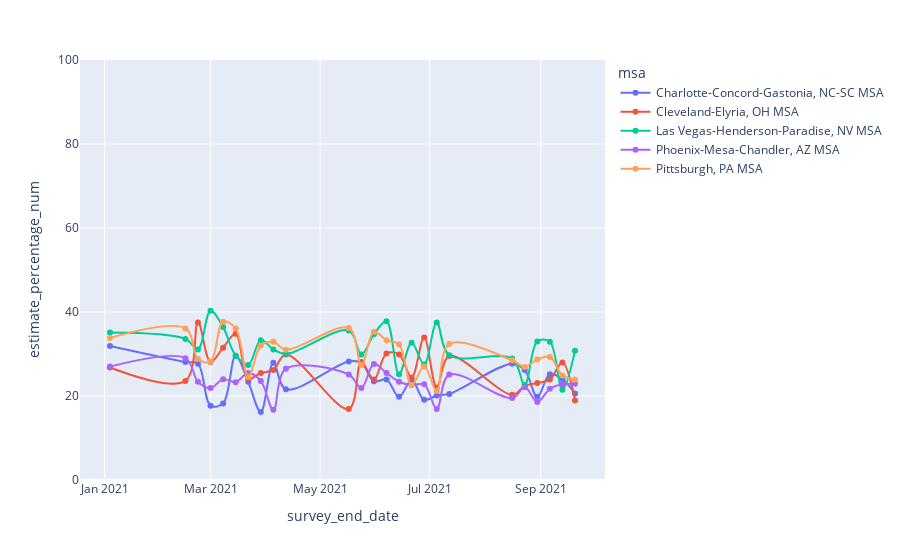

The notebook cell this image was saved under:
### Code cell
## first let's look at only a large negative effect
msa_large_negative = all_msa_data[all_msa_data.answer_id == 1]
msa_large_negative = msa_large_negative.reset_index(drop = False)

## estimate percentage is read in as a string. We need to convert it to a float
## so that we can graph it properly

msa_large_negative = msa_large_negative.sort_values(["msa", "survey_end_date"])

fig1 = px.line(msa_large_negative, 
              x="survey_end_date", 
              y="estimate_percentage_num", 
              color="msa", 
              line_group="msa", 
              hover_name="msa",
              line_shape="spline", 
              render_mode="svg",
             markers = True)
fig1.update_yaxes(range=[0,100])
fig1.show()

### Figure 1 — Plotly figure (JSON) as saved in the notebook; plotly's stock layout.template omitted (floating-point values rounded to 4 significant figures)
{"data": [{"hovertemplate": "<b>%{hovertext}</b><br><br>msa=Charlotte-Concord-Gastonia, NC-SC MSA<br>survey_end_date=%{x}<br>estimate_percentage_num=%{y}<extra></extra>", "hovertext": ["Charlotte-Concord-Gastonia, NC-SC MSA", "Charlotte-Concord-Gastonia, NC-SC MSA", "Charlotte-Concord-Gastonia, NC-SC MSA", "Charlotte-Concord-Gastonia, NC-SC MSA", "Charlotte-Concord-Gastonia, NC-SC MSA", "Charlotte-Concord-Gastonia, NC-SC MSA", "Charlotte-Concord-Gastonia, NC-SC MSA", "Charlotte-Concord-Gastonia, NC-SC MSA", "Charlotte-Concord-Gastonia, NC-SC MSA", "Charlotte-Concord-Gastonia, NC-SC MSA", "Charlotte-Concord-Gastonia, NC-SC MSA", "Charlotte-Concord-Gastonia, NC-SC MSA", "Charlotte-Concord-Gastonia, NC-SC MSA", "Charlotte-Concord-Gastonia, NC-SC MSA", "Charlotte-Concord-Gastonia, NC-SC MSA", "Charlotte-Concord-Gastonia, NC-SC MSA", "Charlotte-Concord-Gastonia, NC-SC MSA", "Charlotte-Concord-Gastonia, NC-SC MSA", "Charlotte-Concord-Gastonia, NC-SC MSA", "Charlotte-Concord-Gastonia, NC-SC MSA", "Charlotte-Concord-Gastonia, NC-SC MSA", "Charlotte-Concord-Gastonia, NC-SC MSA", "Charlotte-Concord-Gastonia, NC-SC MSA", "Charlotte-Concord-Gastonia, NC-SC MSA", "Charlotte-Concord-Gastonia, NC-SC MSA"], "legendgroup": "Charlotte-Concord-Gastonia, NC-SC MSA", "line": {"color": "#636efa", "dash": "solid", "shape": "spline"}, "marker": {"symbol": "circle"}, "mode": "markers+lines", "name": "Charlotte-Concord-Gastonia, NC-SC MSA", "orientation": "v", "showlegend": true, "type": "scatter", "x": ["2021-01-04", "2021-02-15", "2021-02-22", "2021-03-01", "2021-03-08", "2021-03-15", "2021-03-22", "2021-03-29", "2021-04-05", "2021-04-12", "2021-05-17", "2021-05-24", "2021-05-31", "2021-06-07", "2021-06-14", "2021-06-21", "2021-06-28", "2021-07-05", "2021-07-12", "2021-08-16", "2021-08-23", "2021-08-30", "2021-09-06", "2021-09-13", "2021-09-20"], "xaxis": "x", "y": [31.9, 28.1, 27.7, 17.7, 18.2, 29.6, 23.4, 16.2, 27.9, 21.6, 28.2, 27.9, 23.5, 23.9, 19.8, 23.8, 19.1, 20.1, 20.5, 27.7, 26.2, 19.8, 25.2, 24, 20.6], "yaxis": "y"}, {"hovertemplate": "<b>%{hovertext}</b><br><br>msa=Cleveland-Elyria, OH MSA<br>survey_end_date=%{x}<br>estimate_percentage_num=%{y}<extra></extra>", "hovertext": ["Cleveland-Elyria, OH MSA", "Cleveland-Elyria, OH MSA", "Cleveland-Elyria, OH MSA", "Cleveland-Elyria, OH MSA", "Cleveland-Elyria, OH MSA", "Cleveland-Elyria, OH MSA", "Cleveland-Elyria, OH MSA", "Cleveland-Elyria, OH MSA", "Cleveland-Elyria, OH MSA", "Cleveland-Elyria, OH MSA", "Cleveland-Elyria, OH MSA", "Cleveland-Elyria, OH MSA", "Cleveland-Elyria, OH MSA", "Cleveland-Elyria, OH MSA", "Cleveland-Elyria, OH MSA", "Cleveland-Elyria, OH MSA", "Cleveland-Elyria, OH MSA", "Cleveland-Elyria, OH MSA", "Cleveland-Elyria, OH MSA", "Cleveland-Elyria, OH MSA", "Cleveland-Elyria, OH MSA", "Cleveland-Elyria, OH MSA", "Cleveland-Elyria, OH MSA", "Cleveland-Elyria, OH MSA", "Cleveland-Elyria, OH MSA"], "legendgroup": "Cleveland-Elyria, OH MSA", "line": {"color": "#EF553B", "dash": "solid", "shape": "spline"}, "marker": {"symbol": "circle"}, "mode": "markers+lines", "name": "Cleveland-Elyria, OH MSA", "orientation": "v", "showlegend": true, "type": "scatter", "x": ["2021-01-04", "2021-02-15", "2021-02-22", "2021-03-01", "2021-03-08", "2021-03-15", "2021-03-22", "2021-03-29", "2021-04-05", "2021-04-12", "2021-05-17", "2021-05-24", "2021-05-31", "2021-06-07", "2021-06-14", "2021-06-21", "2021-06-28", "2021-07-05", "2021-07-12", "2021-08-16", "2021-08-23", "2021-08-30", "2021-09-06", "2021-09-13", "2021-09-20"], "xaxis": "x", "y": [26.8, 23.6, 37.5, 28.1, 31.5, 34.8, 24.1, 25.5, 26.2, 29.9, 16.9, 28.1, 23.9, 30.1, 29.9, 24.4, 33.9, 22, 29.5, 20.3, 22.4, 23.1, 23.9, 28, 18.9], "yaxis": "y"}, {"hovertemplate": "<b>%{hovertext}</b><br><br>msa=Las Vegas-Henderson-Paradise, NV MSA<br>survey_end_date=%{x}<br>estimate_percentage_num=%{y}<extra></extra>", "hovertext": ["Las Vegas-Henderson-Paradise, NV MSA", "Las Vegas-Henderson-Paradise, NV MSA", "Las Vegas-Henderson-Paradise, NV MSA", "Las Vegas-Henderson-Paradise, NV MSA", "Las Vegas-Henderson-Paradise, NV MSA", "Las Vegas-Henderson-Paradise, NV MSA", "Las Vegas-Henderson-Paradise, NV MSA", "Las Vegas-Henderson-Paradise, NV MSA", "Las Vegas-Henderson-Paradise, NV MSA", "Las Vegas-Henderson-Paradise, NV MSA", "Las Vegas-Henderson-Paradise, NV MSA", "Las Vegas-Henderson-Paradise, NV MSA", "Las Vegas-Henderson-Paradise, NV MSA", "Las Vegas-Henderson-Paradise, NV MSA", "Las Vegas-Henderson-Paradise, NV MSA", "Las Vegas-Henderson-Paradise, NV MSA", "Las Vegas-Henderson-Paradise, NV MSA", "Las Vegas-Henderson-Paradise, NV MSA", "Las Vegas-Henderson-Paradise, NV MSA", "Las Vegas-Henderson-Paradise, NV MSA", "Las Vegas-Henderson-Paradise, NV MSA", "Las Vegas-Henderson-Paradise, NV MSA", "Las Vegas-Henderson-Paradise, NV MSA", "Las Vegas-Henderson-Paradise, NV MSA", "Las Vegas-Henderson-Paradise, NV MSA"], "legendgroup": "Las Vegas-Henderson-Paradise, NV MSA", "line": {"color": "#00cc96", "dash": "solid", "shape": "spline"}, "marker": {"symbol": "circle"}, "mode": "markers+lines", "name": "Las Vegas-Henderson-Paradise, NV MSA", "orientation": "v", "showlegend": true, "type": "scatter", "x": ["2021-01-04", "2021-02-15", "2021-02-22", "2021-03-01", "2021-03-08", "2021-03-15", "2021-03-22", "2021-03-29", "2021-04-05", "2021-04-12", "2021-05-17", "2021-05-24", "2021-05-31", "2021-06-07", "2021-06-14", "2021-06-21", "2021-06-28", "2021-07-05", "2021-07-12", "2021-08-16", "2021-08-23", "2021-08-30", "2021-09-06", "2021-09-13", "2021-09-20"], "xaxis": "x", "y": [35.1, 33.6, 31.1, 40.3, 36.4, 29.6, 27.4, 33.3, 31.1, 30, 35.6, 29.9, 34.7, 37.8, 25.2, 32.7, 27.5, 37.5, 29.7, 28.9, 22.7, 33, 32.9, 21.5, 30.8], "yaxis": "y"}, {"hovertemplate": "<b>%{hovertext}</b><br><br>msa=Phoenix-Mesa-Chandler, AZ MSA<br>survey_end_date=%{x}<br>estimate_percentage_num=%{y}<extra></extra>", "hovertext": ["Phoenix-Mesa-Chandler, AZ MSA", "Phoenix-Mesa-Chandler, AZ MSA", "Phoenix-Mesa-Chandler, AZ MSA", "Phoenix-Mesa-Chandler, AZ MSA", "Phoenix-Mesa-Chandler, AZ MSA", "Phoenix-Mesa-Chandler, AZ MSA", "Phoenix-Mesa-Chandler, AZ MSA", "Phoenix-Mesa-Chandler, AZ MSA", "Phoenix-Mesa-Chandler, AZ MSA", "Phoenix-Mesa-Chandler, AZ MSA", "Phoenix-Mesa-Chandler, AZ MSA", "Phoenix-Mesa-Chandler, AZ MSA", "Phoenix-Mesa-Chandler, AZ MSA", "Phoenix-Mesa-Chandler, AZ MSA", "Phoenix-Mesa-Chandler, AZ MSA", "Phoenix-Mesa-Chandler, AZ MSA", "Phoenix-Mesa-Chandler, AZ MSA", "Phoenix-Mesa-Chandler, AZ MSA", "Phoenix-Mesa-Chandler, AZ MSA", "Phoenix-Mesa-Chandler, AZ MSA", "Phoenix-Mesa-Chandler, AZ MSA", "Phoenix-Mesa-Chandler, AZ MSA", "Phoenix-Mesa-Chandler, AZ MSA", "Phoenix-Mesa-Chandler, AZ MSA", "Phoenix-Mesa-Chandler, AZ MSA"], "legendgroup": "Phoenix-Mesa-Chandler, AZ MSA", "line": {"color": "#ab63fa", "dash": "solid", "shape": "spline"}, "marker": {"symbol": "circle"}, "mode": "markers+lines", "name": "Phoenix-Mesa-Chandler, AZ MSA", "orientation": "v", "showlegend": true, "type": "scatter", "x": ["2021-01-04", "2021-02-15", "2021-02-22", "2021-03-01", "2021-03-08", "2021-03-15", "2021-03-22", "2021-03-29", "2021-04-05", "2021-04-12", "2021-05-17", "2021-05-24", "2021-05-31", "2021-06-07", "2021-06-14", "2021-06-21", "2021-06-28", "2021-07-05", "2021-07-12", "2021-08-16", "2021-08-23", "2021-08-30", "2021-09-06", "2021-09-13", "2021-09-20"], "xaxis": "x", "y": [27, 29, 23.4, 21.9, 24, 23.3, 25.5, 23.6, 16.7, 26.5, 25.1, 21.9, 27.6, 25.5, 23.4, 22.6, 22.8, 16.9, 25.1, 19.5, 22.1, 18.6, 21.7, 22.8, 22.9], "yaxis": "y"}, {"hovertemplate": "<b>%{hovertext}</b><br><br>msa=Pittsburgh, PA MSA<br>survey_end_date=%{x}<br>estimate_percentage_num=%{y}<extra></extra>", "hovertext": ["Pittsburgh, PA MSA", "Pittsburgh, PA MSA", "Pittsburgh, PA MSA", "Pittsburgh, PA MSA", "Pittsburgh, PA MSA", "Pittsburgh, PA MSA", "Pittsburgh, PA MSA", "Pittsburgh, PA MSA", "Pittsburgh, PA MSA", "Pittsburgh, PA MSA", "Pittsburgh, PA MSA", "Pittsburgh, PA MSA", "Pittsburgh, PA MSA", "Pittsburgh, PA MSA", "Pittsburgh, PA MSA", "Pittsburgh, PA MSA", "Pittsburgh, PA MSA", "Pittsburgh, PA MSA", "Pittsburgh, PA MSA", "Pittsburgh, PA MSA", "Pittsburgh, PA MSA", "Pittsburgh, PA MSA", "Pittsburgh, PA MSA", "Pittsburgh, PA MSA", "Pittsburgh, PA MSA"], "legendgroup": "Pittsburgh, PA MSA", "line": {"color": "#FFA15A", "dash": "solid", "shape": "spline"}, "marker": {"symbol": "circle"}, "mode": "markers+lines", "name": "Pittsburgh, PA MSA", "orientation": "v", "showlegend": true, "type": "scatter", "x": ["2021-01-04", "2021-02-15", "2021-02-22", "2021-03-01", "2021-03-08", "2021-03-15", "2021-03-22", "2021-03-29", "2021-04-05", "2021-04-12", "2021-05-17", "2021-05-24", "2021-05-31", "2021-06-07", "2021-06-14", "2021-06-21", "2021-06-28", "2021-07-05", "2021-07-12", "2021-08-16", "2021-08-23", "2021-08-30", "2021-09-06", "2021-09-13", "2021-09-20"], "xaxis": "x", "y": [33.8, 36.1, 28.8, 28.2, 37.7, 36.1, 24.5, 32, 32.9, 31, 36.2, 27.3, 35.3, 33.3, 32.3, 22.6, 27, 21.2, 32.4, 28.5, 26.9, 28.7, 29.3, 24.9, 23.9], "yaxis": "y"}], "layout": {"legend": {"title": {"text": "msa"}, "tracegroupgap": 0}, "margin": {"t": 60}, "xaxis": {"anchor": "y", "domain": [0, 1], "title": {"text": "survey_end_date"}}, "yaxis": {"anchor": "x", "domain": [0, 1], "range": [0, 100], "title": {"text": "estimate_percentage_num"}}}}
